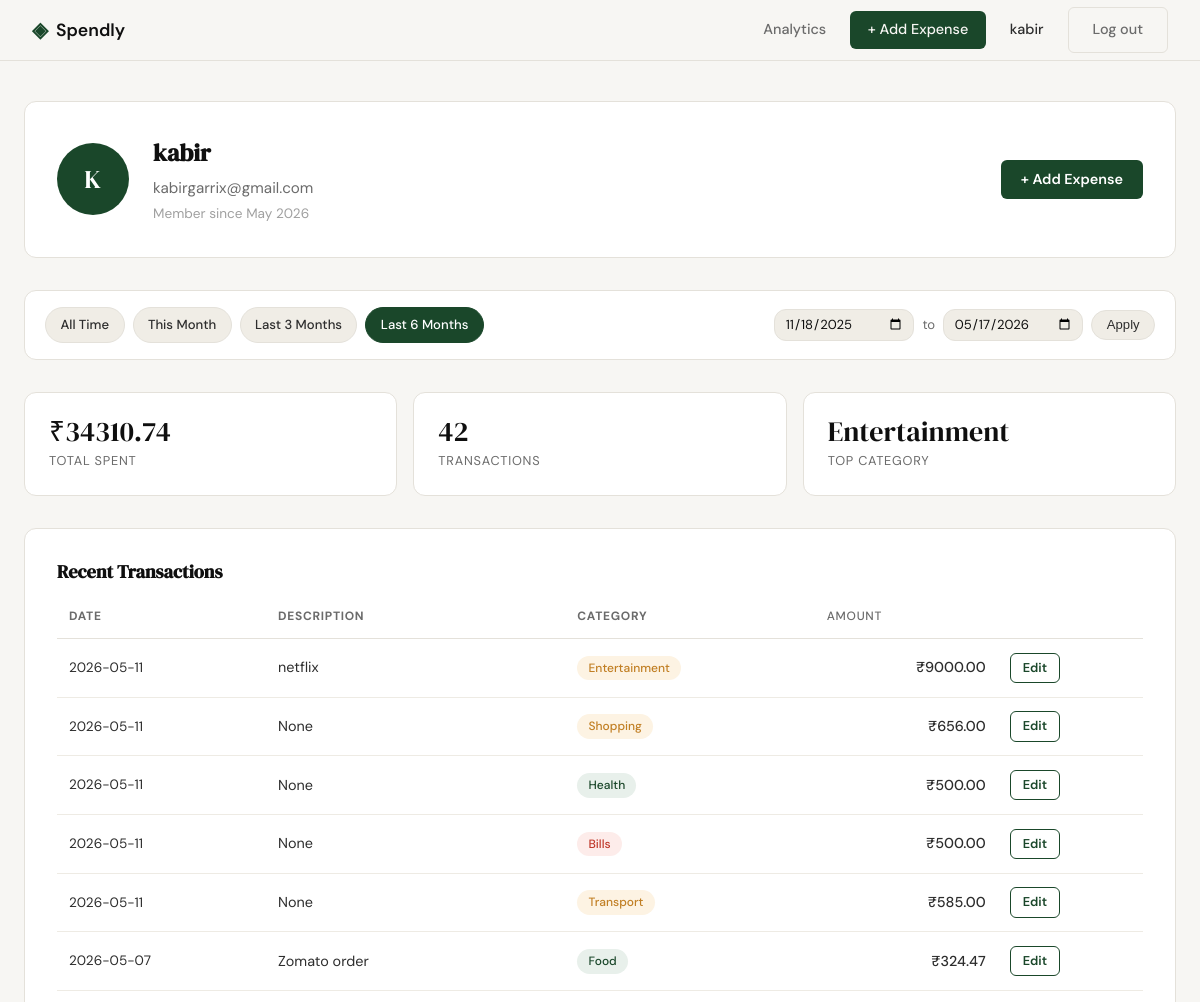
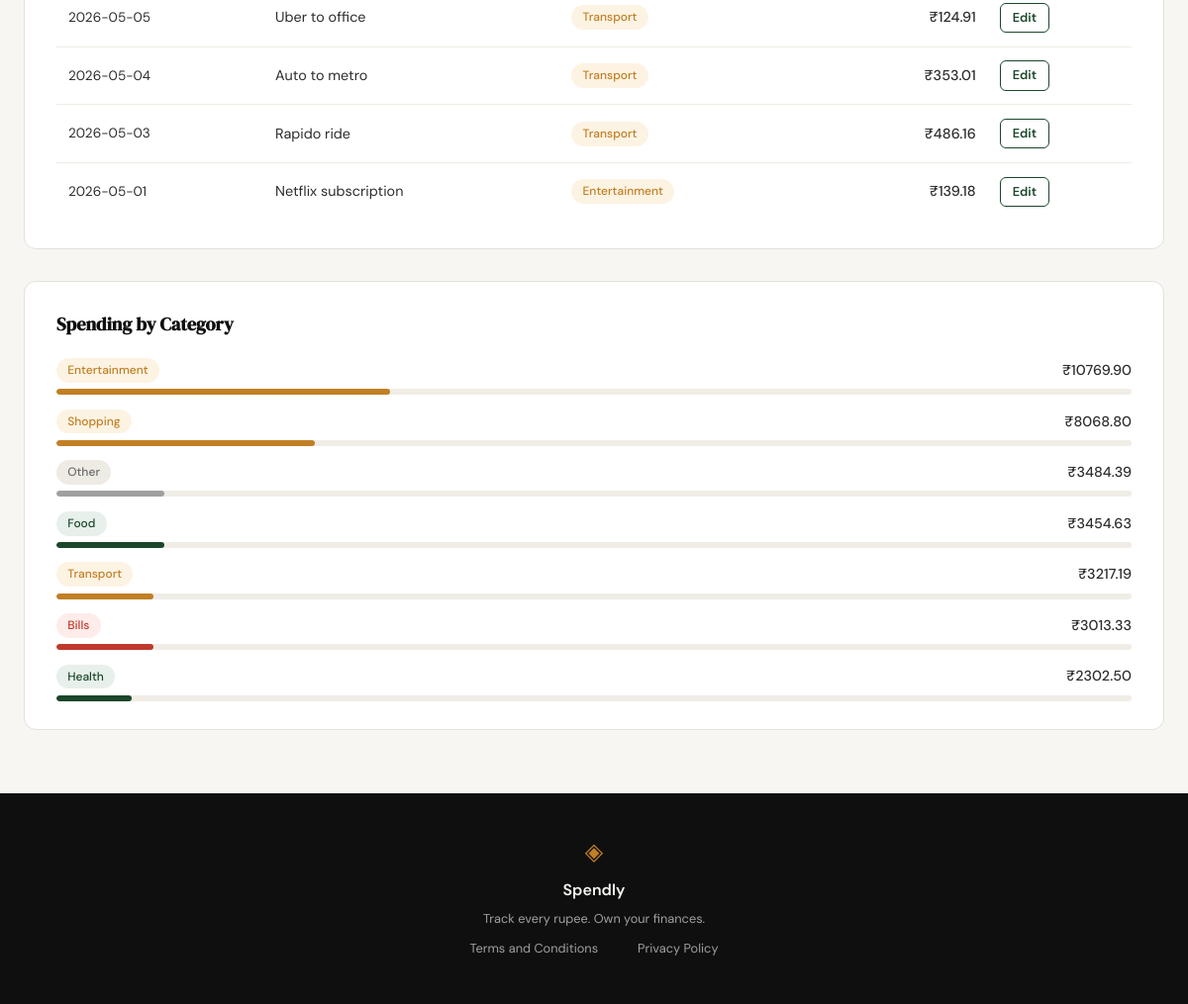
The app's page /profile?date_from=2025-11-18&date_to=2026-05-17 (signed in) with its own data (2 pictures, top to bottom).
### tables this page shows
CREATE TABLE users (
            id            INTEGER PRIMARY KEY AUTOINCREMENT,
            name          TEXT    NOT NULL,
            email         TEXT    UNIQUE NOT NULL,
            password_hash TEXT    NOT NULL,
            created_at    TEXT    DEFAULT (datetime('now'))
        );

CREATE TABLE expenses (
            id          INTEGER PRIMARY KEY AUTOINCREMENT,
            user_id     INTEGER NOT NULL REFERENCES users(id),
            amount      REAL    NOT NULL,
            category    TEXT    NOT NULL,
            date        TEXT    NOT NULL,
            description TEXT,
            created_at  TEXT    DEFAULT (datetime('now'))
        );

### app.py (the view)
@app.route("/profile")
def profile():
    if not session.get("user_id"):
        return redirect(url_for("login"))
    name = session.get("user_name", "")
    initials = "".join(part[0].upper() for part in name.split() if part)[:2]
    db_user = get_user_by_id(session["user_id"])
    user = {
        "name": name,
        "email": session.get("user_email", ""),
        "member_since": db_user["member_since"] if db_user else "",
        "initials": initials,
    }
    raw_from = request.args.get("date_from", "").strip()
    raw_to = request.args.get("date_to", "").strip()
    date_from = date_to = None
    try:
        if raw_from:
            datetime.datetime.strptime(raw_from, "%Y-%m-%d")
            date_from = raw_from
        if raw_to:
            datetime.datetime.strptime(raw_to, "%Y-%m-%d")
            date_to = raw_to
    except ValueError:
        date_from = date_to = None
    if date_from and date_to and date_from > date_to:
        flash("Start date must be before end date.")
        date_from = date_to = None
    today = datetime.date.today()
    presets = {
        "this_month": (today.replace(day=1).isoformat(), today.isoformat()),
        "last_3_months": (
            (today - datetime.timedelta(days=90)).isoformat(),
            today.isoformat(),
        ),
        "last_6_months": (
            (today - datetime.timedelta(days=180)).isoformat(),
            today.isoformat(),
        ),
    }
    active_preset = "all_time"
    if date_from and date_to:
        active_preset = "custom"
        for preset_key, (pf, pt) in presets.items():
            if date_from == pf and date_to == pt:
                active_preset = preset_key
                break
    stats = get_summary_stats(session["user_id"], date_from, date_to)
    transactions = get_recent_transactions(
        session["user_id"], date_from=date_from, date_to=date_to
    )
    categories = get_category_breakdown(session["user_id"], date_from, date_to)
    return render_template(
        "profile.html",
        user=user,
        stats=stats,
        transactions=transactions,
        categories=categories,
        date_from=date_from,
        date_to=date_to,
        presets=presets,
        active_preset=active_preset,
    )

### database/db.py (called while the page is built)
def get_db():
    if "db" not in g:
        db_path = current_app.config.get("DATABASE", "spendly.db")
        g.db = sqlite3.connect(db_path)
        g.db.row_factory = sqlite3.Row
        g.db.execute("PRAGMA foreign_keys = ON")
    return g.db

### database/queries.py (called while the page is built)
def get_user_by_id(user_id):
    row = get_db().execute("SELECT * FROM users WHERE id = ?", (user_id,)).fetchone()
    if row is None:
        return None
    try:
        member_since = datetime.strptime(row["created_at"][:10], "%Y-%m-%d").strftime(
            "%B %Y"
        )
    except (ValueError, TypeError):
        member_since = row["created_at"]
    return {"name": row["name"], "email": row["email"], "member_since": member_since}

def get_recent_transactions(user_id, limit=10, date_from=None, date_to=None):
    use_date = date_from and date_to
    date_clause = " AND date BETWEEN ? AND ?" if use_date else ""
    params = [user_id] + ([date_from, date_to] if use_date else []) + [limit]
    rows = (
        get_db()
        .execute(
            "SELECT id, date, description, category, amount FROM expenses "
            "WHERE user_id = ?" + date_clause + " ORDER BY date DESC LIMIT ?",
            params,
        )
        .fetchall()
    )
    return [dict(r) for r in rows]

def get_summary_stats(user_id, date_from=None, date_to=None):
    db = get_db()
    use_date = date_from and date_to
    date_clause = " AND date BETWEEN ? AND ?" if use_date else ""
    params = (user_id, date_from, date_to) if use_date else (user_id,)
    row = db.execute(
        "SELECT COALESCE(SUM(amount), 0) AS total_spent, COUNT(*) AS transaction_count "
        "FROM expenses WHERE user_id = ?" + date_clause,
        params,
    ).fetchone()
    top = db.execute(
        "SELECT category FROM expenses WHERE user_id = ?"
        + date_clause
        + " GROUP BY category ORDER BY SUM(amount) DESC LIMIT 1",
        params,
    ).fetchone()
    return {
        "total_spent": row["total_spent"],
        "transaction_count": row["transaction_count"],
        "top_category": top["category"] if top else "—",
    }

### templates/profile.html (shortened to what this page needs)
{% extends "base.html" %}
{% block head %}
    <link rel="stylesheet" href="{{ url_for('static', filename='css/profile.css') }}">
{% endblock %}
{% block content %}
<div class="profile-container">
    <div class="profile-header">
        <div class="avatar">{{ user.initials }}</div>
        <div class="profile-meta">
            <h1 class="profile-name">{{ user.name }}</h1>
            <p class="profile-email">{{ user.email }}</p>
            <p class="profile-since">Member since {{ user.member_since }}</p>
        </div>
        <a href="{{ url_for('add_expense') }}" class="btn-add-expense profile-add-btn">+ Add Expense</a>
    </div>
    <div class="filter-bar">
        <div class="filter-presets">
            <a href="{{ url_for('profile') }}"
               class="filter-btn{% if active_preset == 'all_time' %} filter-btn--active{% endif %}">All Time</a>
            <a href="{{ url_for('profile', date_from=presets.this_month[0], date_to=presets.this_month[1]) }}"
               class="filter-btn{% if active_preset == 'this_month' %} filter-btn--active{% endif %}">This Month</a>
            <a href="{{ url_for('profile', date_from=presets.last_3_months[0], date_to=presets.last_3_months[1]) }}"
               class="filter-btn{% if active_preset == 'last_3_months' %} filter-btn--active{% endif %}">Last 3 Months</a>
            <a href="{{ url_for('profile', date_from=presets.last_6_months[0], date_to=presets.last_6_months[1]) }}"
               class="filter-btn{% if active_preset == 'last_6_months' %} filter-btn--active{% endif %}">Last 6 Months</a>
        </div>
        <form class="filter-custom" method="get" action="{{ url_for('profile') }}">
            <input type="date" name="date_from" value="{{ date_from or '' }}">
            <span class="filter-sep">to</span>
            <input type="date" name="date_to" value="{{ date_to or '' }}">
            <button type="submit" class="filter-btn">Apply</button>
        </form>
    </div>
    <div class="stats-row">
        <div class="stat-card">
            <span class="stat-value">₹{{ "%.2f"|format(stats.total_spent) }}</span>
            <span class="stat-label">Total Spent</span>
        </div>
        <div class="stat-card">
            <span class="stat-value">{{ stats.transaction_count }}</span>
            <span class="stat-label">Transactions</span>
        </div>
        <div class="stat-card">
            <span class="stat-value">{{ stats.top_category }}</span>
            <span class="stat-label">Top Category</span>
        </div>
    </div>
    <section class="profile-section">
        <h2 class="section-title">Recent Transactions</h2>
        <div class="table-wrapper">
            <table class="transactions-table">
                <thead>
                    <tr>
                        <th>Date</th>
                        <th>Description</th>
                        <th>Category</th>
                        <th class="col-amount">Amount</th>
                        <th></th>
                    </tr>
                </thead>
                <tbody>
                    {% if transactions %}
                    {% for tx in transactions %}
                    <tr>
                        <td class="col-date">{{ tx.date }}</td>
                        <td>{{ tx.description }}</td>
                        <td><span class="badge badge-{{ tx.category|lower }}">{{ tx.category }}</span></td>
                        <td class="col-amount">₹{{ "%.2f"|format(tx.amount) }}</td>
                        <td><a href="{{ url_for('edit_expense', id=tx.id) }}" class="btn-edit">Edit</a></td>
                    </tr>
                    {% endfor %}
                    {% else %}
                    <tr><td colspan="5" class="empty-state">No transactions found for this period.</td></tr>
                    {% endif %}
                </tbody>
            </table>
        </div>
    </section>
    <section class="profile-section">
        <h2 class="section-title">Spending by Category</h2>
        {% if categories %}
        <ul class="category-list">
            {% for cat in categories %}
            <li class="category-row">
                <div class="category-info">
                    <span class="badge badge-{{ cat.name|lower }}">{{ cat.name }}</span>
                    <span class="category-total">₹{{ "%.2f"|format(cat.total) }}</span>
                </div>
                <div class="progress-bar-track">
                    <div class="progress-bar-fill badge-{{ cat.name|lower }}" style="--pct: {{ cat.percentage }}%"></div>
                </div>
            </li>
            {% endfor %}
        </ul>
        {% else %}
        <p class="empty-state">No spending data for this period.</p>
        {% endif %}
    </section>
</div>
{% endblock %}

### templates/base.html (shortened to what this page needs)
<!DOCTYPE html>
<html lang="en">
<head>
    <link rel="stylesheet" href="{{ url_for('static', filename='css/style.css') }}">
    {% block head %}{% endblock %}
</head>
<body>
    <nav class="navbar">
        <div class="nav-inner">
            <a href="{{ url_for('landing') }}" class="nav-brand">
                <span class="brand-icon">◈</span>
                <span class="brand-name">Spendly</span>
            </a>
            <div class="nav-links">
                {% if session.get("user_id") %}
                    <a href="{{ url_for('analytics') }}" class="{% if request.endpoint == 'analytics' %}nav-active{% endif %}">Analytics</a>
                    <a href="{{ url_for('add_expense') }}" class="nav-add-btn">+ Add Expense</a>
                    <span class="nav-username">{{ session.get("user_name") }}</span>
                    <a href="{{ url_for('logout') }}" class="btn-ghost">Log out</a>
                {% else %}
                    <a href="{{ url_for('login') }}">Sign in</a>
                    <a href="{{ url_for('register') }}" class="nav-cta">Get started</a>
                {% endif %}
            </div>
        </div>
    </nav>
    <main class="main-content">
        {% block content %}{% endblock %}
    </main>
    <footer class="footer">
        <div class="footer-inner">
            <span class="brand-icon">◈</span>
            <span class="footer-name">Spendly</span>
            <p class="footer-copy">Track every rupee. Own your finances.</p>
            <div class="footer-links">
                <a href="/terms">Terms and Conditions</a><br>
                <a href="/privacy">Privacy Policy</a>
            </div>
        </div>
    </footer>
</body>
</html>

### static/css/style.css (style rules this page uses)
:root { --ink: #0f0f0f; --ink-soft: #2d2d2d; --ink-muted: #6b6b6b; --ink-faint: #a0a0a0; --paper: #f7f6f3; --paper-warm: #f0ede6; --paper-card: #ffffff; --accent: #1a472a; --accent-light: #e8f0eb; --accent-2: #c17f24; --accent-2-light: #fdf3e3; --danger: #c0392b; --danger-light: #fdecea; --border: #e4e1da; --border-soft: #eeebe4; --font-display: 'DM Serif Display', Georgia, serif; --font-body: 'DM Sans', system-ui, sans-serif; --max-width: 1200px; --auth-width: 440px; --radius-sm: 6px; --radius-md: 12px; --radius-lg: 20px; }
*, *::before, *::after { box-sizing: border-box; margin: 0; padding: 0; }
html { font-size: 16px; scroll-behavior: smooth; }
body { background: var(--paper); color: var(--ink); font-family: var(--font-body); font-size: 1rem; line-height: 1.6; -webkit-font-smoothing: antialiased; }
a { color: inherit; text-decoration: none; }
.navbar { position: sticky; top: 0; z-index: 100; background: var(--paper); border-bottom: 1px solid var(--border); padding: 0 2rem; }
.nav-inner { max-width: var(--max-width); margin: 0 auto; height: 60px; display: flex; align-items: center; justify-content: space-between; }
.nav-brand { display: flex; align-items: center; gap: 0.5rem; font-family: var(--font-body); font-weight: 600; font-size: 1.1rem; color: var(--ink); }
.brand-icon { color: var(--accent); font-size: 1.3rem; }
.brand-name { color: var(--ink); }
.nav-links { display: flex; align-items: center; gap: 1.5rem; font-size: 0.9rem; font-weight: 500; }
.nav-links a { color: var(--ink-muted); transition: color 0.2s; }
.main-content { min-height: calc(100vh - 60px - 100px); }
.btn-ghost { display: inline-block; background: transparent; color: var(--ink-soft); padding: 0.65rem 1.5rem; border-radius: var(--radius-sm); font-size: 0.9rem; font-weight: 500; border: 1px solid var(--border); transition: all 0.2s; text-decoration: none; }
.footer { background: var(--ink); color: var(--paper); padding: 2.5rem 2rem; text-align: center; }
.footer-inner { display: flex; flex-direction: column; align-items: center; gap: 0.4rem; }
.footer .brand-icon { color: var(--accent-2); font-size: 1.5rem; }
.footer-name { font-weight: 600; font-size: 1rem; }
.footer-copy { font-size: 0.8rem; color: var(--ink-faint); }
.footer-links { display: flex; gap: 1.25rem; margin-top: 0.25rem; }
.footer-links a { font-size: 0.8rem; color: var(--ink-faint); transition: color 0.2s; }
.nav-add-btn { background: var(--accent) !important; color: var(--paper) !important; padding: 0.45rem 1.1rem; border-radius: var(--radius-sm); transition: background 0.2s !important; }

### records on screen
users: get "kabir", name "kabir", email "kabirgarrix@gmail.com"
expenses: date "2026-05-11", description "netflix", category "Entertainment", amount "9000.00"
expenses: date "2026-05-11", description "None", category "Shopping", amount "656.00"
expenses: date "2026-05-11", description "None", category "Health", amount "500.00"
expenses: date "2026-05-11", description "None", category "Bills", amount "500.00"
expenses: date "2026-05-11", description "None", category "Transport", amount "585.00"
expenses: date "2026-05-07", description "Zomato order", category "Food", amount "324.47"
expenses: date "2026-05-05", description "Uber to office", category "Transport", amount "124.91"
expenses: date "2026-05-04", description "Auto to metro", category "Transport", amount "353.01"
expenses: date "2026-05-03", description "Rapido ride", category "Transport", amount "486.16"
expenses: date "2026-05-01", description "Netflix subscription", category "Entertainment", amount "139.18"

### other values on screen
{{ user.initials }} "K"
{{ user.member_since }} "May 2026"
{{ "%.2f"|format(stats.total_spent) }} "34310.74"
{{ stats.transaction_count }} "42"
{{ stats.top_category }} "Entertainment"
{{ cat.name }} "Entertainment" "Shopping" "Other" "Food" "Transport" "Bills" "Health"
{{ "%.2f"|format(cat.total) }} "10769.90" "8068.80" "3484.39" "3454.63" "3217.19" "3013.33" "2302.50"
